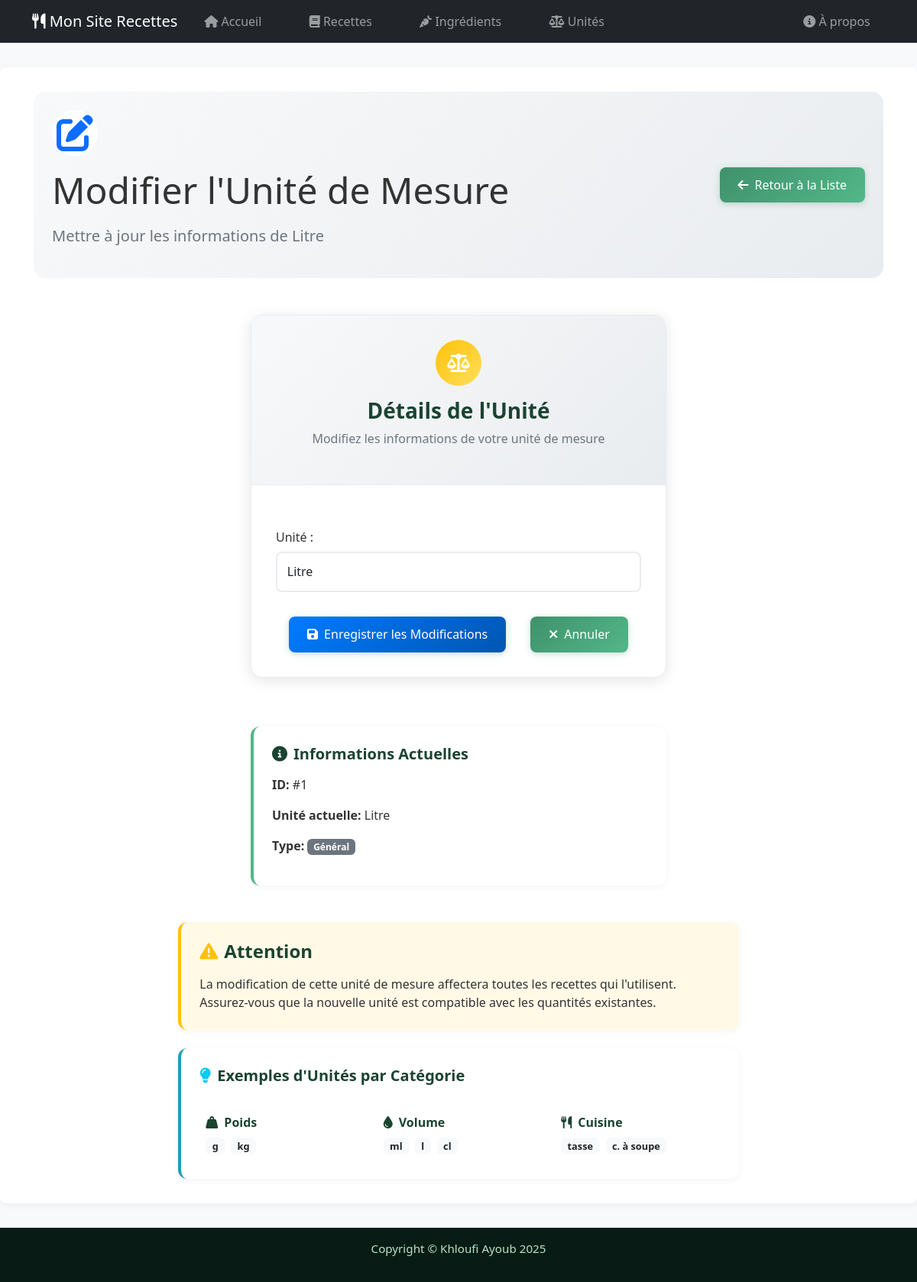
Page /units/1/edit/ on the earlier database version.
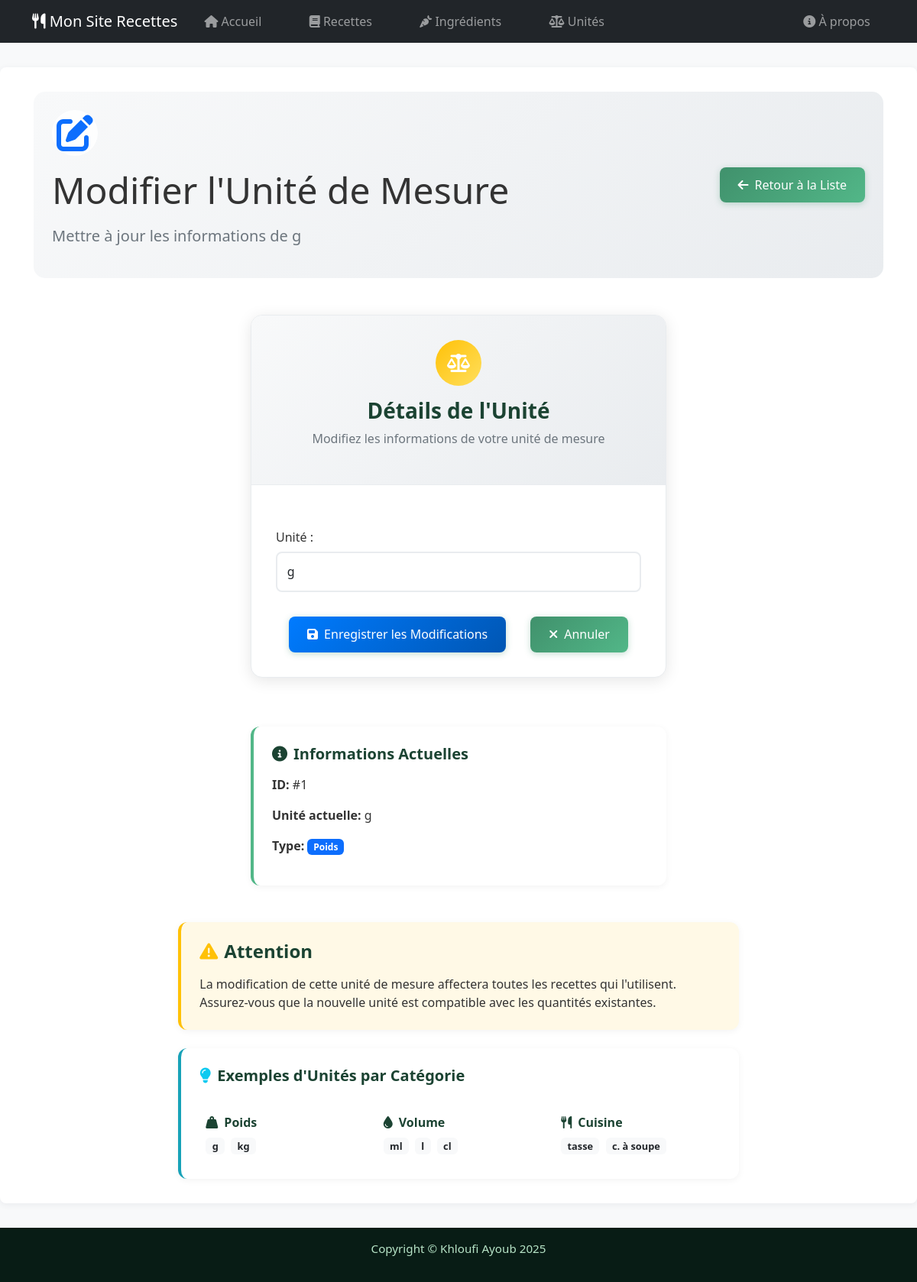
Same page on the later database version.
### App/models.py (models this page shows, shortened)
class Unit(models.Model):
    unit = models.CharField(max_length=20, verbose_name="Unité")
    class Meta:
        ordering = ('unit',)
        verbose_name = "unité"
        verbose_name_plural = "unités"

### App/views/unit_views.py (the view, shortened to what this page needs)
# urls.py: path('units/<int:pk>/edit/', views.EditUnitView.as_view(), name="edit_unit"),
class EditUnitView(View):
    def get(self, request, pk):
        unit = get_object_or_404(Unit, pk=pk)
        form = UnitForm(instance=unit)
        return render(request, 'App/unit/edit_unit.html', {
            'unit': unit,
            'form': form
        })

### App/forms.py (shortened to what this page needs)
class UnitForm(forms.ModelForm):
    class Meta:
        model = Unit
        fields = ['unit']
    def __init__(self, *args, **kwargs):
        super().__init__(*args, **kwargs)
        self.fields['unit'].widget.attrs.update({
            'class': 'form-control form-control-lg',
            'placeholder': 'Ex: g, ml, tasse, cuillère à soupe...',
            'id': 'unit'
        })

### App/templates/App/unit/edit_unit.html (shortened to what the changed rows need)
{% extends 'base.html' %}
{% load static %}
{% block content %}
<div class="edit-unit-page">
  <div class="page-header mb-5">
    <div class="row align-items-center">
      <div class="col-lg-8">
        <div class="header-content">
          <h1 class="display-5 mb-3">Modifier l'Unité de Mesure</h1>
          <p class="lead text-muted">Mettre à jour les informations de <strong>{{ unit.unit }}</strong></p>
        </div>
      </div>
    </div>
  </div>
  {% include 'App/snippets/form_snippet.html' with form_title='Détails de l\'Unité' form_description='Modifiez les informations de votre unité de mesure' form_icon='fas fa-balance-scale' submit_text='Enregistrer les Modifications' submit_icon='fas fa-save' submit_class='btn-primary' cancel_url='units' form=form col_size='col-lg-6 col-md-8' %}
  <div class="row justify-content-center mt-4">
    <div class="col-lg-6 col-md-8">
      <div class="current-info">
        <div class="info-card">
          <h5><i class="fas fa-info-circle me-2"></i>Informations Actuelles</h5>
          <p><strong>ID:</strong> #{{ unit.id }}</p>
          <p><strong>Unité actuelle:</strong> {{ unit.unit }}</p>
          <p><strong>Type:</strong>
            {% if unit.unit == "g" or unit.unit == "kg" %}
              <span class="badge bg-primary">Poids</span>
            {% elif unit.unit == "ml" or unit.unit == "l" or unit.unit == "cl" %}
              <span class="badge bg-info">Volume</span>
            {% elif "tasse" in unit.unit or "cuillère" in unit.unit %}
              <span class="badge bg-success">Cuisine</span>
            {% else %}
              <span class="badge bg-secondary">Général</span>
            {% endif %}
          </p>
        </div>
      </div>
    </div>
  </div>
</div>
{% endblock %}

### App/templates/App/snippets/form_snippet.html (shortened to what this page needs)
    <div class="form-section">
    <div class="row justify-content-center">
    <div class="{{ col_size|default:'col-lg-6 col-md-8' }}">
        <div class="form-card">
        <div class="form-header">
            <div class="form-icon">
            <i class="{{ form_icon|default:'fas fa-edit' }}"></i>
            </div>
            <h3>{{ form_title|default:'Formulaire' }}</h3>
            <p class="text-muted">{{ form_description|default:'Saisissez les informations requises' }}</p>
        </div>
                <form method="{{ form_method|default:'post' }}"
                class="form-modern"
                {% if enctype %}enctype="{{ enctype }}"{% elif form.is_multipart %}enctype="multipart/form-data"{% endif %}>
            {% if form %}
                {% for field in form %}
                    <div class="form-group mb-4">
                        {{ field.label_tag }}
                        {{ field }}
                    </div>
                {% endfor %}
            {% endif %}
            <div class="form-actions">
            <button type="submit" class="btn {{ submit_class|default:'btn-primary' }} btn-lg">
                <i class="{{ submit_icon|default:'fas fa-save' }} me-2"></i>{{ submit_text|default:'Enregistrer' }}
            </button>
            {% if cancel_url %}
            <a href="{% url cancel_url %}" class="btn btn-outline-secondary btn-lg ms-3">
                <i class="fas fa-times me-2"></i>Annuler
            </a>
            {% endif %}
            </div>
        </form>
        </div>
    </div>
    </div>
    </div>

Differences in the rows shown:
changed Unit id 1: unit "Litre" → "g"
Other differences:
text no longer shown: "Général"
text now shown: "Poids"
